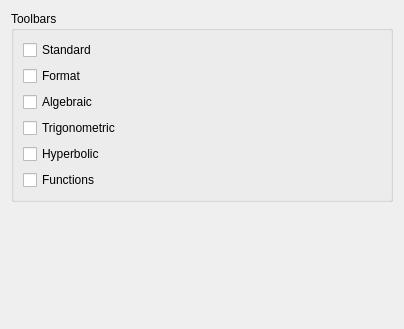
<?xml version="1.0" encoding="UTF-8"?>
<ui version="4.0">
 <class>InterfaceSettingsForm</class>
 <widget class="QWidget" name="InterfaceSettingsForm">
  <property name="geometry">
   <rect>
    <x>0</x>
    <y>0</y>
    <width>404</width>
    <height>329</height>
   </rect>
  </property>
  <property name="windowTitle">
   <string>Form</string>
  </property>
  <layout class="QVBoxLayout" name="verticalLayout_2">
   <item>
    <layout class="QVBoxLayout" name="verticalLayout">
     <item>
      <widget class="QGroupBox" name="groupBox">
       <property name="title">
        <string>Toolbars</string>
       </property>
       <layout class="QVBoxLayout" name="verticalLayout_3">
        <item>
         <widget class="QCheckBox" name="standard_toolbar">
          <property name="text">
           <string>Standard</string>
          </property>
         </widget>
        </item>
        <item>
         <widget class="QCheckBox" name="format_toolbar">
          <property name="text">
           <string>Format</string>
          </property>
         </widget>
        </item>
        <item>
         <widget class="QCheckBox" name="algebra_toolbar">
          <property name="text">
           <string>Algebraic</string>
          </property>
         </widget>
        </item>
        <item>
         <widget class="QCheckBox" name="trigonometry_toolbar">
          <property name="text">
           <string>Trigonometric</string>
          </property>
         </widget>
        </item>
        <item>
         <widget class="QCheckBox" name="hyperbolic_toolbar">
          <property name="text">
           <string>Hyperbolic</string>
          </property>
         </widget>
        </item>
        <item>
         <widget class="QCheckBox" name="functions_toolbar">
          <property name="text">
           <string>Functions</string>
          </property>
         </widget>
        </item>
       </layout>
      </widget>
     </item>
     <item>
      <spacer name="verticalSpacer">
       <property name="orientation">
        <enum>Qt::Vertical</enum>
       </property>
       <property name="sizeHint" stdset="0">
        <size>
         <width>20</width>
         <height>40</height>
        </size>
       </property>
      </spacer>
     </item>
    </layout>
   </item>
  </layout>
 </widget>
 <resources/>
 <connections/>
</ui>
